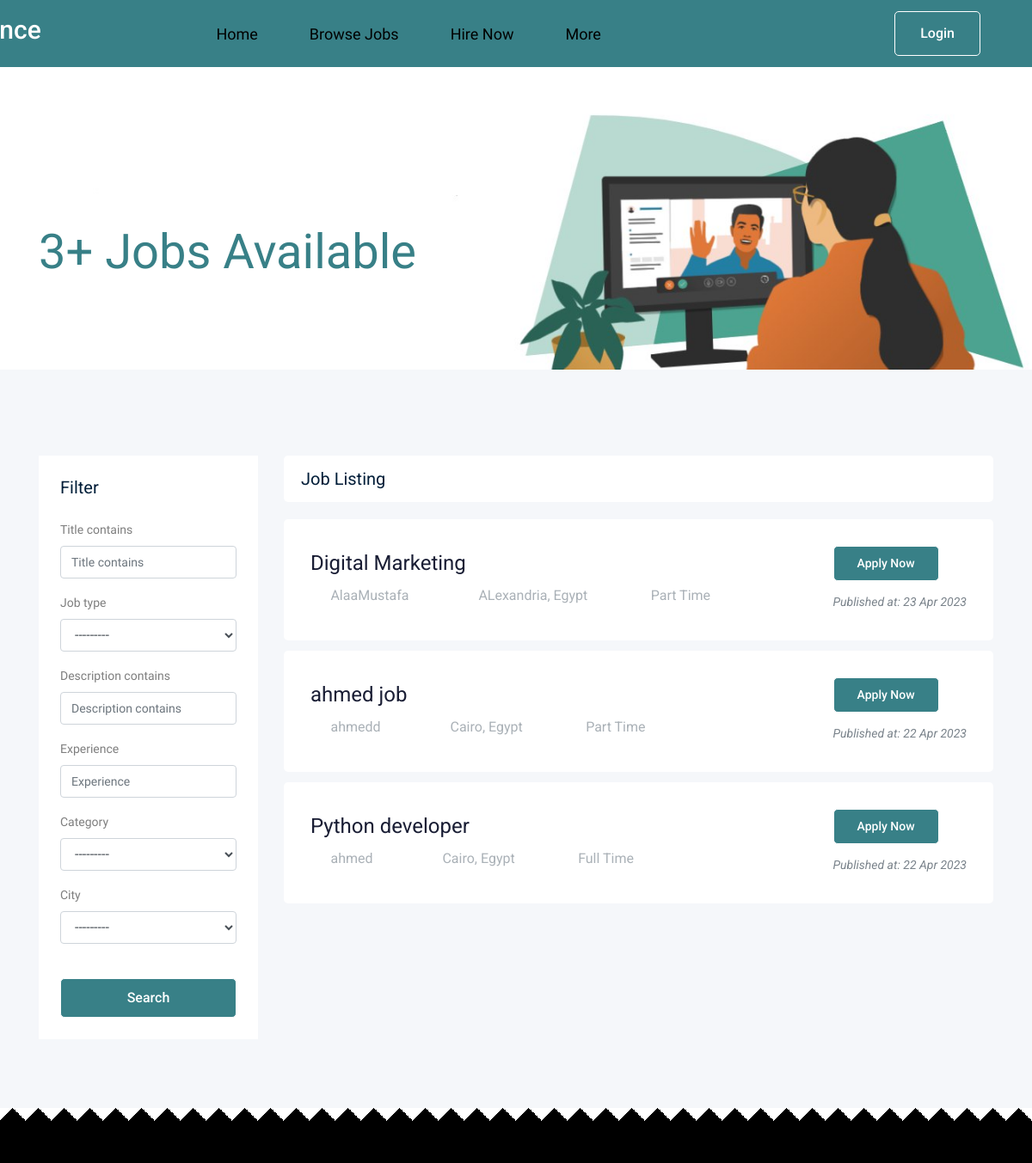
The app's page /jobs/ (upper part), older data.
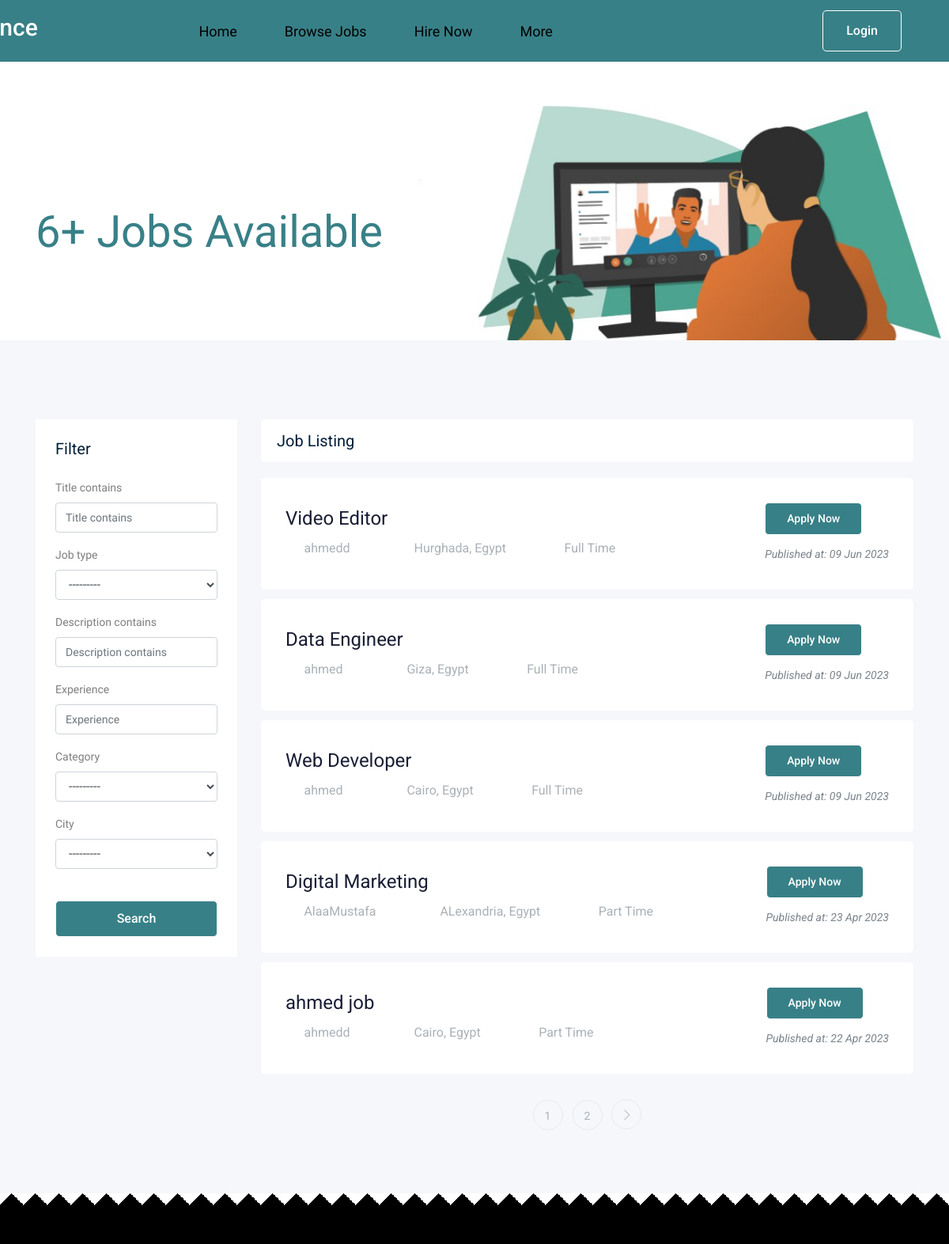
The same page, newer data.
### job/models.py (models this page shows, shortened)
class Job(models.Model):
    owner = models.ForeignKey(
        User, related_name='job_owner', on_delete=models.CASCADE)
    title = models.CharField(max_length=100)
    job_type = models.CharField(max_length=15, choices=JOB_TYPE)
    description = models.TextField(max_length=10000)
    published_at = models.DateTimeField(auto_now=True)
    vacancy = models.IntegerField(default=1)
    salary = models.IntegerField(default=0)
    experience = models.IntegerField(default=0)
    category = models.ForeignKey('Category', on_delete=models.CASCADE)
    country = models.CharField(max_length=15, choices=CURRENT_COUNTRY)
    city = models.CharField(max_length=15, choices=CURRENT_CITY)
    slug = models.SlugField(blank=True, null=True)
    class Meta:
        ordering = ['-id']

### job/views.py (the view)
# urls.py: path('', views.jobs_list, name='job_list'),
def jobs_list(request):
    jobs_list = Job.objects.all()
    myfilter = JobFilter(request.GET, queryset=jobs_list)
    jobs_list = myfilter.qs
    paginator = Paginator(jobs_list, 5)  # Show 5 contacts per page.
    page_number = request.GET.get('page')
    page_obj = paginator.get_page(page_number)
    context = {'jobs': page_obj,
               'forcount': jobs_list,
               'myfilter': myfilter,
               }
    return render(request, 'job/jobs_list.html', context)

### job/models.py (called while the page is built)
    def __str__(self):
        return self.name

### job/templates/job/jobs_list.html (shortened to what this page needs)
{% load static %}
{% load bootstrap4 %}
<!doctype html>
<html class="no-js" lang="zxx">
<head>
    <link rel="stylesheet" href="{% static 'css/bootstrap.min.css'%}">
    <link rel="stylesheet" href="{% static 'css/owl.carousel.min.css'%}">
    <link rel="stylesheet" href="{% static 'css/magnific-popup.css'%}">
    <link rel="stylesheet" href="{% static 'css/font-awesome.min.css'%}">
    <link rel="stylesheet" href="{% static 'css/themify-icons.css'%}">
    <link rel="stylesheet" href="{% static 'css/nice-select.css'%}">
    <link rel="stylesheet" href="{% static 'css/flaticon.css'%}">
    <link rel="stylesheet" href="{% static 'css/jquery-ui.css'%}">
    <link rel="stylesheet" href="{% static 'css/gijgo.css'%}">
    <link rel="stylesheet" href="{% static 'css/animate.min.css'%}">
    <link rel="stylesheet" href="{% static 'css/slicknav.css'%}">
    <link rel="stylesheet" href="{% static 'css/adel_search.css'%}">
    <link rel="stylesheet" href="{% static 'css/style.css'%}">
    <link rel="stylesheet" href="{% static 'css/normalize.css' %}">
    <link rel="stylesheet" href="{% static 'css/morsy.css' %}">
    <link rel="stylesheet" href="{% static 'css/morsy.min.css' %}">
</head>
<body>
    <Header>
        <div class="container">
            <a href="{% url 'pages:index' %}" class="logo">
                <h2 style="color: #fff;">Joblance</h2>
            </a>
            <ul class="links">
                <li><a href="{% url 'pages:home' %}">Home</a></li>
                <li><a href="{% url 'jobs:job_list' %}">Browse Jobs</a></li>
                <li><a href="{% url 'profiles:others' %}">Hire Now</a></li>
                <li>
                    <a href="#" class="io">More</a>
                </li>
            </ul>
            <div class="col-xl-3 col-lg-3 d-none d-lg-block">
                <div class="Appointment">
                    {% if request.user.is_authenticated %}
                    <div class="d-none d-lg-block">
                        <a class="boxed-btn3" href="{% url 'registration:logout' %}" style="float: right;">Logout</a>
                    </div>
                    <div class="d-none d-lg-block">
                        <a href="{% url 'profiles:profile' %}" class="boxed-btn3">Profile</a>
                    </div>
                    {% else %}
                    <div class="d-none d-lg-block">
                        <a class="boxed-btn3" href="{% url 'registration:signin' %}" style="float: right;">Login</a>
                    </div>
                    {% endif %}
                </div>
            </div>
        </div>
    </Header>
    <main>
        <div class="bradcam_area bradcam_bg_1">
            <div class="container">
                <div class="row">
                    <div class="col-xl-12">
                        <div class="bradcam_text">
                            <h3>{{forcount.count}}+ Jobs Available</h3>
                        </div>
                    </div>
                </div>
            </div>
        </div>
        <div class="job_listing_area plus_padding">
            <div class="container">
                <div class="row">
                    <div class="col-lg-3">
                        <div class="job_filter white-bg">
                            <div class="form_inner white-bg">
                                <h3>Filter</h3>
                                <form method="GET">
                                    {% bootstrap_form myfilter.form %}
                                    <input type="submit" value="Search" class="boxed-btn3 w-100 mt-4">
                                </form>
                            </div>
                        </div>
                    </div>
                    <div class="col-lg-9">
                        <div class="recent_joblist_wrap">
                            <div class="recent_joblist white-bg ">
                                <div class="row align-items-center">
                                    <div class="col-md-6">
                                        <h4>Job Listing</h4>
                                    </div>
                                    <div class="col-md-6">
                                    </div>
                                </div>
                            </div>
                        </div>
                        <div class="job_lists m-0">
                            <div class="row">
                                {% for job in jobs %}
                                {% if job.owner == user %}
                                <div class="col-lg-12 col-md-12">
                                    <div class="single_jobs white-bg d-flex justify-content-between">
                                        <div class="jobs_left d-flex align-items-center">
                                            <div class="jobs_conetent">
                                                <a href="{% url 'jobs:edit_job' job.id %}">
                                                    <h4>{{job.title}}</h4>
                                                </a>
                                                <div class="links_locat d-flex align-items-center">
                                                    <div class="location">
                                                        <p> <i class="fa-solid fa-user"></i>You</p>
                                                    </div>
                                                    <div class="location">
                                                        <p> <i class="fas fa-map-marker-alt fa-fw"></i> {{job.city}},
                                                            {{job.country}}</p>
                                                    </div>
                                                    <div class="location">
                                                        <p> <i class="fa fa-clock-o"></i> {{job.job_type}}</p>
                                                    </div>
                                                </div>
                                            </div>
                                        </div>
                                        <div class="jobs_right">
                                            <div class="apply_now">
                                                <a href="{% url 'jobs:edit_job' job.id %}" class="boxed-btn3">Edit
                                                    job</a>
                                            </div>
                                            <div class="date">
                                                <p>Published at: {{job.published_at|date:'d M o'}}</p>
                                            </div>
                                        </div>
                                    </div>
                                </div>
                                {% else %}
                                <div class="col-lg-12 col-md-12">
                                    <div class="single_jobs white-bg d-flex justify-content-between">
                                        <div class="jobs_left d-flex align-items-center">
                                            <div class="jobs_conetent">
                                                <a href="{% url 'jobs:job_details' job.slug %}">
                                                    <h4>{{job.title}}</h4>
                                                </a>
                                                <div class="links_locat d-flex align-items-center">
                                                    <div class="location">
                                                        <p> <i class="fa-solid fa-user"></i> {{job.owner}}</p>
                                                    </div>
                                                    <div class="location">
                                                        <p> <i class="fas fa-map-marker-alt fa-fw"></i> {{job.city}},
                                                            {{job.country}}</p>
                                                    </div>
                                                    <div class="location">
                                                        <p> <i class="fa fa-clock-o"></i> {{job.job_type}}</p>
                                                    </div>
                                                </div>
                                            </div>
                                        </div>
                                        <div class="jobs_right">
                                            <div class="apply_now">
                                                <a href="{% url 'jobs:job_details' job.slug %}" class="boxed-btn3">Apply
                                                    Now</a>
                                            </div>
                                            <div class="date">
                                                <p>Published at: {{job.published_at|date:'d M o'}}</p>
                                            </div>
                                        </div>
                                    </div>
                                </div>
                                {% endif %}
                                {% endfor %}
                            </div>
                            {% if jobs.has_other_pages %}
                            <div class="row">
                                <div class="col-lg-12">
                                    <div class="pagination_wrap">
                                        <ul>
                                            {% for i in jobs.paginator.page_range %}
                                            <li><a href="?page={{i}}"><span>{{i}}</span></a></li>
                                            {% endfor %}
                                            {% if jobs.has_next %}
                                            <li><a href="?page={{jobs.next_page_number}}"> <i
                                                        class="ti-angle-right"></i> </a></li>
                                            {% endif %}
                                        </ul>
                                    </div>
                                </div>
                            </div>
                            {% endif %}
                        </div>
                    </div>
                </div>
            </div>
        </div>
    </main>
<footer>
</footer>
</body>
</html>

### static/css/adel_search.css (style rules this page uses)
body { background: #262433; }

### static/css/morsy.css (style rules this page uses)
:root { --main-color: #388087; --main-color-alt: #BADFE7; --main-transition: 0.3s ; --padding-top-section : 100px ; --padding-bottom-section: 100px; --section-background: #1fb38e; }
* { -webkit-box-sizing: border-box; -moz-box-sizing: border-box; box-sizing: border-box; }
html { scroll-behavior: smooth; }
body { font-family: 'Cairo', sans-serif; }
a { text-decoration: none; }
ul { list-style: none; list-style: none; margin: 0; padding: 0; }
.container { padding-left: 15px; padding-right: 15px; margin-left: auto; margin-right: auto; }
@media (min-width: 768px) { .container { width: 750px; } }
@media (min-width: 992px) { .container { width: 970px; } }
@media (min-width: 1200px) { .container { width: 1170px; } }
header { position: relative; box-shadow: 0 0 10px #2c8c6a; background-color: #388087; }
header .container { display: flex; justify-content: space-between; align-items: center; position: relative; }
header .links { display: flex; }
header .logo { margin: 0px 25px 0px -120px; color: var(--main-color); font-size: 26px; font-weight: bold; height: 78.4px; display: flex; justify-content: center; align-items: center; }
header .links > li > a { width: max-content; position: relative; color: black; font-size: 18px; display: flex; justify-content: center; align-items: center; padding: 0 30px; height: 78.4px; transition: var(--main-transition); -webkit-transition: var(--main-transition); -moz-transition: var(--main-transition); -ms-transition: var(--main-transition); -o-transition: var(--main-transition); overflow: hidden; }
header .links > li > a::before { content: ""; position: absolute; background-color: var(--main-color); width: 100%; height: 4px; top: 0; left: -100%; transition: var(--main-transition); -webkit-transition: var(--main-transition); -moz-transition: var(--main-transition); -ms-transition: var(--main-transition); -o-transition: var(--main-transition); }
.testimonials .box:hover .job , p { color: white; }
footer { background-color: black; padding: 70px 0 0; }

Row changes from the older to the newer data that the page shows:
no longer on this page (row unchanged): Job: title "Python developer", owner "ahmed", city "Cairo", country "Egypt", job_type "Full Time", published_at "22 Apr 2023"
added Job: title "Video Editor", owner "ahmedd", city "Hurghada", country "Egypt", job_type "Full Time", published_at "09 Jun 2023"
added Job: title "Data Engineer", owner "ahmed", city "Giza", country "Egypt", job_type "Full Time", published_at "09 Jun 2023"
added Job: title "Web Developer", owner "ahmed", city "Cairo", country "Egypt", job_type "Full Time", published_at "09 Jun 2023"
Text that changed along with them:
{{ forcount.count }}: "3" → "6"
new list line: "1"
new list line: "2"
